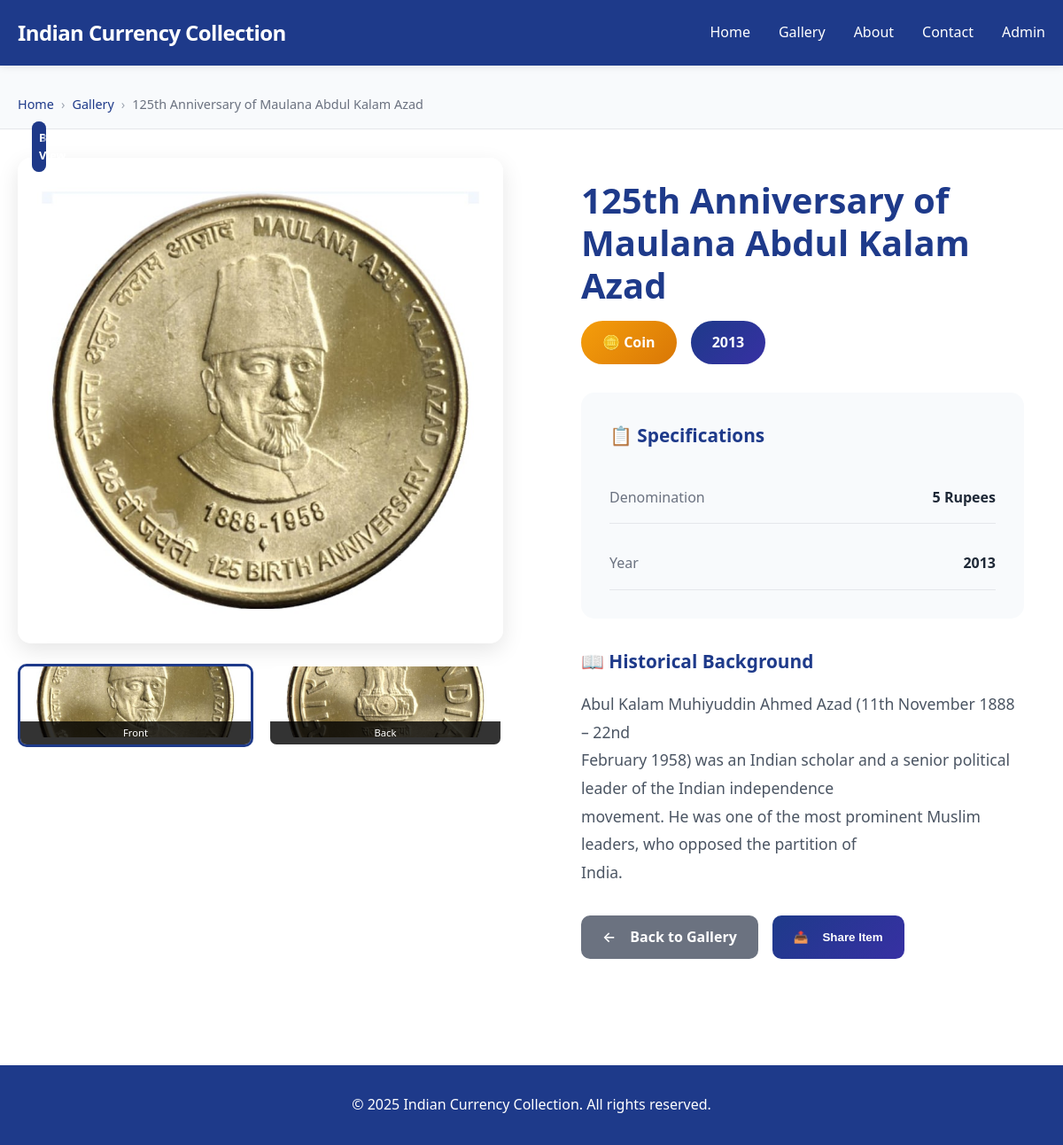
Page /item/13/ on the committed database.
### collection/models.py (models this page shows, shortened)
class CurrencyItem(models.Model):
    ITEM_TYPES = [
        ('coin', 'Coin'),
        ('note', 'Currency Note'),
    ]
    title = models.CharField(max_length=200)
    item_type = models.CharField(max_length=10, choices=ITEM_TYPES)
    year = models.IntegerField()
    denomination = models.CharField(max_length=50)
    material = models.CharField(max_length=100, blank=True, null=True)
    issuing_authority = models.CharField(max_length=200, blank=True, null=True)
    description = models.TextField()
    front_image = models.ImageField(
        upload_to='currency_items/front/',
        null=True,
        blank=True,
        help_text="Front view of the currency item"
    )
    back_image = models.ImageField(
        upload_to='currency_items/back/',
        null=True,
        blank=True,
        help_text="Back view of the currency item"
    )
    image = models.ImageField(upload_to='currency_items/', blank=True, null=True)
    created_at = models.DateTimeField(auto_now_add=True)
    updated_at = models.DateTimeField(auto_now=True)
    class Meta:
        ordering = ['-year', 'denomination']

### collection/views.py (the view)
# urls.py: path('item/<int:pk>/', views.item_detail, name='item_detail'),
def item_detail(request, pk):
    item = get_object_or_404(CurrencyItem, pk=pk)
    return render(request, 'detail.html', {'item': item})

### templates/detail.html (shortened to what this page needs)
{% extends 'base.html' %}
{% load static %}
{% block content %}
<section class="item-detail-hero">
    <div class="container">
        <nav class="breadcrumb">
            <a href="{% url 'home' %}">Home</a>
            <span class="separator">›</span>
            <a href="{% url 'gallery' %}">Gallery</a>
            <span class="separator">›</span>
            <span class="current">{{ item.title }}</span>
        </nav>
    </div>
</section>
<section class="item-detail-content">
    <div class="container">
        <div class="detail-grid">
            <div class="image-gallery">
    <div class="main-image-container">
        {% if item.front_image %}
            <img src="{{ item.front_image.url }}" alt="{{ item.title }} - Front" id="mainImage" class="main-image">
        {% elif item.image %}
            <img src="{{ item.image.url }}" alt="{{ item.title }}" id="mainImage" class="main-image">
        {% else %}
            <div class="placeholder-image-large">
                <span class="placeholder-icon-large">📷</span>
                <span class="placeholder-text-large">No Image Available</span>
            </div>
        {% endif %}
        {% if item.front_image or item.back_image %}
        <div class="image-labels">
            {% if item.front_image %}
                <span class="image-label active" id="frontLabel">Front View</span>
            {% endif %}
            {% if item.back_image %}
                <span class="image-label" id="backLabel">Back View</span>
            {% endif %}
        </div>
        {% endif %}
    </div>
    <div class="thumbnail-gallery">
        {% if item.front_image %}
        <div class="thumbnail active" onclick="switchImage('{{ item.front_image.url }}', 'front')">
            <img src="{{ item.front_image.url }}" alt="Front view">
            <span class="thumb-label">Front</span>
        </div>
        {% endif %}
        {% if item.back_image %}
        <div class="thumbnail" onclick="switchImage('{{ item.back_image.url }}', 'back')">
            <img src="{{ item.back_image.url }}" alt="Back view">
            <span class="thumb-label">Back</span>
        </div>
        {% endif %}
    </div>
</div>
            <div class="item-info">
                <div class="item-header">
                    <h1>{{ item.title }}</h1>
                    <div class="item-badges">
                        <span class="type-badge {{ item.item_type }}">
                            {% if item.item_type == 'coin' %}🪙{% else %}💵{% endif %}
                            {{ item.get_item_type_display }}
                        </span>
                        <span class="year-badge">{{ item.year }}</span>
                    </div>
                </div>
                <div class="specifications">
                    <h3>📋 Specifications</h3>
                    <div class="spec-grid">
                        <div class="spec-item">
                            <span class="spec-label">Denomination</span>
                            <span class="spec-value">{{ item.denomination }}</span>
                        </div>
                        <div class="spec-item">
                            <span class="spec-label">Year</span>
                            <span class="spec-value">{{ item.year }}</span>
                        </div>
                    </div>
                </div>
                <div class="description">
                    <h3>📖 Historical Background</h3>
                    <div class="description-content">
                        {{ item.description|linebreaks }}
                    </div>
                </div>
                <div class="item-actions">
                    <a href="{% url 'gallery' %}" class="action-btn secondary">
                        <span class="btn-icon">← </span>
                        Back to Gallery
                    </a>
                    <button onclick="shareItem()" class="action-btn primary">
                        <span class="btn-icon">📤</span>
                        Share Item
                    </button>
                </div>
            </div>
        </div>
    </div>
</section>
{% endblock %}

### static/css/style.css (style rules this page uses)
* { margin: 0; padding: 0; box-sizing: border-box; }
body { font-family: 'Arial', sans-serif; line-height: 1.6; color: #333; background-color: #fff; }
.container { max-width: 1200px; margin: 0 auto; padding: 0 20px; }
.item-info { padding: 1.5rem; }
.item-info h3 { color: #1e3a8a; margin-bottom: 0.5rem; font-size: 1.3rem; }
.current { color: #6b7280; }
.btn-icon { margin-right: 0.5rem; }
.item-detail-hero { background: #f8fafc; padding: 2rem 0 1rem; border-bottom: 1px solid #e5e7eb; }
.breadcrumb { display: flex; align-items: center; gap: 0.5rem; font-size: 0.9rem; }
.breadcrumb a { color: #1e3a8a; text-decoration: none; }
.separator { color: #9ca3af; }
.item-detail-content { padding: 2rem 0; }
.detail-grid { display: grid; grid-template-columns: 1fr 1fr; gap: 4rem; align-items: start; }
.image-gallery { position: sticky; top: 2rem; }
.main-image-container { position: relative; margin-bottom: 1rem; }
.main-image { width: 100%; border-radius: 15px; box-shadow: 0 8px 25px rgba(0, 0, 0, 0.1); }
.image-labels { position: absolute; top: 1rem; left: 1rem; display: flex; gap: 0.5rem; }
.image-label { background: rgba(0, 0, 0, 0.7); color: white; padding: 0.5rem 1rem; border-radius: 20px; font-size: 0.8rem; opacity: 0.5; transition: opacity 0.3s; }
.image-label.active { opacity: 1; background: #1e3a8a; }
.thumbnail-gallery { display: flex; gap: 1rem; }
.thumbnail { flex: 1; cursor: pointer; border-radius: 10px; overflow: hidden; border: 3px solid transparent; transition: border-color 0.3s; position: relative; }
.thumbnail.active { border-color: #1e3a8a; }
.thumbnail img { width: 100%; height: 80px; object-fit: cover; }
.thumb-label { position: absolute; bottom: 0; left: 0; right: 0; background: rgba(0, 0, 0, 0.8); color: white; text-align: center; padding: 0.25rem; font-size: 0.7rem; }
.item-header { margin-bottom: 2rem; }
.item-header h1 { color: #1e3a8a; font-size: 2.5rem; margin-bottom: 1rem; line-height: 1.2; }
.item-badges { display: flex; gap: 1rem; flex-wrap: wrap; }
.type-badge, .year-badge { display: inline-flex; align-items: center; gap: 0.5rem; padding: 0.75rem 1.5rem; border-radius: 25px; font-weight: 600; color: white; }
.type-badge.coin { background: linear-gradient(135deg, #f59e0b, #d97706); }
.year-badge { background: linear-gradient(135deg, #1e3a8a, #3730a3); }
.specifications { background: #f8fafc; padding: 2rem; border-radius: 15px; margin-bottom: 2rem; }
.specifications h3 { color: #1e3a8a; margin-bottom: 1.5rem; display: flex; align-items: center; gap: 0.5rem; }
.spec-grid { display: grid; gap: 1rem; }
.spec-item { display: flex; justify-content: space-between; align-items: center; padding: 1rem 0; border-bottom: 1px solid #e5e7eb; }
.spec-label { color: #6b7280; font-weight: 500; }
.spec-value { color: #1f2937; font-weight: 600; }
.description { margin-bottom: 2rem; }
.description h3 { color: #1e3a8a; margin-bottom: 1rem; display: flex; align-items: center; gap: 0.5rem; }
.description-content { color: #4b5563; line-height: 1.8; font-size: 1.1rem; }
.item-actions { display: flex; gap: 1rem; flex-wrap: wrap; }
.action-btn { display: inline-flex; align-items: center; gap: 0.5rem; padding: 12px 24px; border-radius: 10px; text-decoration: none; font-weight: 600; transition: all 0.3s ease; border: none; cursor: pointer; }
.action-btn.primary { background: linear-gradient(135deg, #1e3a8a, #3730a3); color: white; }
.action-btn.secondary { background: #6b7280; color: white; }
.image-label { position: absolute; bottom: 0; left: 0; right: 0; background: rgba(30, 58, 138, 0.9); color: white; text-align: center; padding: 0.5rem; font-size: 0.8rem; font-weight: 600; }
:root { --primary-blue: #1e3a8a; --primary-blue-dark: #1e40af; --accent-blue: #3b82f6; --light-gray: #f8fafc; --border-gray: #e2e8f0; --text-gray: #64748b; --text-dark: #1f2937; --white: #ffffff; --shadow-sm: 0 2px 8px rgba(0, 0, 0, 0.08); --shadow-md: 0 4px 16px rgba(0, 0, 0, 0.12); --shadow-lg: 0 8px 32px rgba(0, 0, 0, 0.16); --radius: 12px; --transition: all 0.3s ease; }
body { font-family: 'Segoe UI', system-ui, -apple-system, sans-serif; line-height: 1.6; color: var(--text-dark); background-color: var(--white); }
.container { max-width: 1400px; margin: 0 auto; padding: 0 20px; }

### rows in the picture
CurrencyItem: title "125th Anniversary of Maulana Abdul Kalam Azad", front_image (picture), back_image (picture), item_type "Coin", year "2013", denomination "5 Rupees", description "Abul Kalam Muhiyuddin Ahmed Azad (11th November 1888 – 22nd February 1958) was an Indian scholar and a senior political leader of the Indian independence movement. He was one of the most prominent Muslim leaders, who opposed the partition of India."
